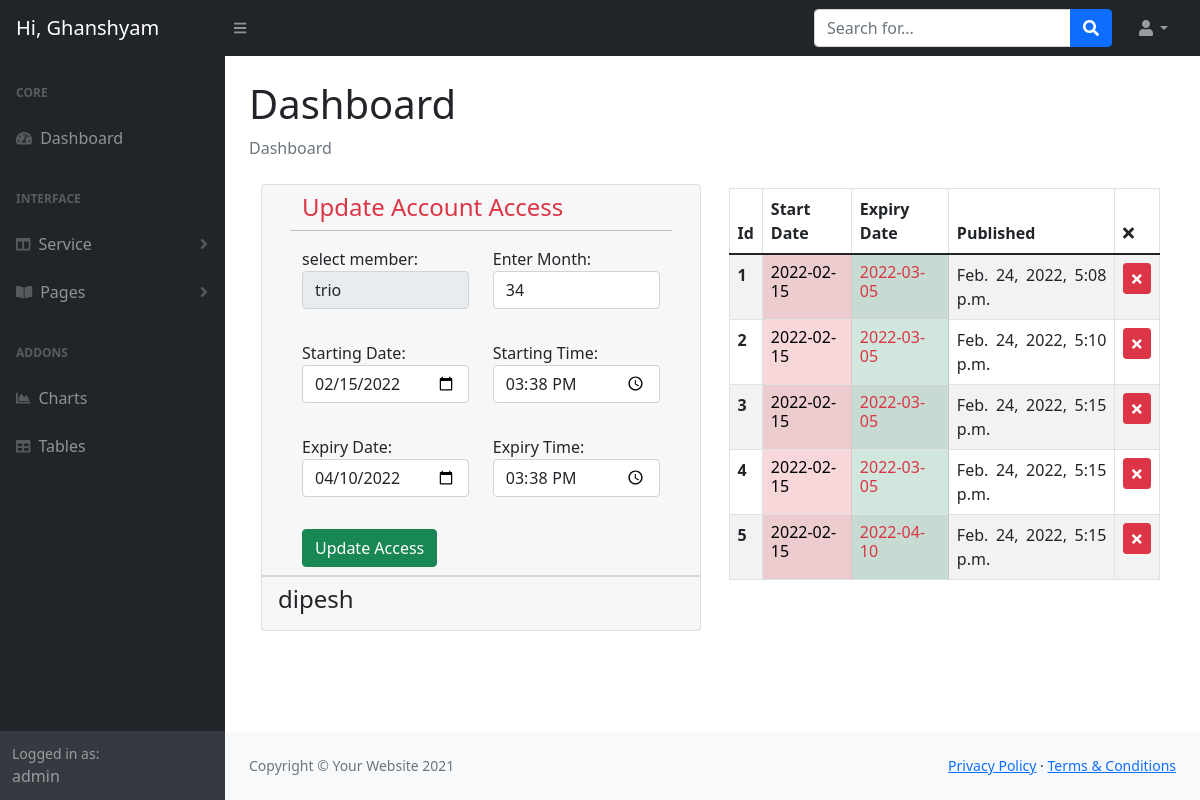
Screenshot of /myadmin/extends-access/7/ (signed in) with the database file from the repository.
### adminapp/models.py (models this page shows)
class Account_access(models.Model):
    user = models.ForeignKey(User, on_delete=models.CASCADE)
    month = models.PositiveIntegerField()
    set_date = models.DateField(max_length=100)
    set_time = models.TimeField()
    ex_date = models.DateField(max_length=100)
    ex_time = models.TimeField()
    fdate = models.DateTimeField(auto_now_add=True)

class Extend_access(models.Model):
    user = models.ForeignKey(User,on_delete=models.CASCADE)
    month = models.PositiveIntegerField(default=0)
    set_date = models.CharField(max_length=100)
    set_time = models.CharField(max_length=100)
    ex_date = models.CharField(max_length=100)
    ex_time = models.CharField(max_length=100)
    fdate = models.DateTimeField(auto_now_add=True)

### adminapp/views.py (the view)
# urls.py: path('extends-access/<int:upacc>/',views.update_access,name='up_access'),
@user_passes_test(lambda u : u.is_superuser, login_url='/')
def update_access(request,upacc):
    if request.method == 'POST':
        dt = Account_access.objects.get(pk=upacc)
        fm = Access_form(request.POST, instance=dt)
        if fm.is_valid():
            fm.save()
            messages.success(request,f'''{dt.user} profile is updated''')
    else:
        try:
            dt = Account_access.objects.get(pk=upacc)
        except ObjectDoesNotExist:
            return HttpResponseNotFound('<h1 style="color:red;">Your Data Is Not Found</h1>')
        fm = Access_form(instance=dt)
    data = Extend_access.objects.filter(user=dt.user)
    context = {'form':fm,'data':data}
    return render(request,'adminapp/update_access.html',context)

### adminapp/templates/adminapp/update_access.html (shortened to what this page needs)
{% extends "adminapp/admin_home.html" %} {% load static %}
{% block start %} {% endblock start %} {% block main %}
<div class="container">
  <div class="row">
    <div class="col-sm-6">
      <div class="card">
        <div class="card-header">
          <form action="" method="POST" novalidate>
            <div class="container">
              <div class="row">
                <h4 class="text-danger">Update Account Access</h4>
                <hr />
                <div class="col-sm-6">
                  <div class="">
                    <fieldset disabled>
                    {{form.user.label_tag}}
                     {{form.user}}
                    </fieldset>
                  </div>
                </div>
                <div class="col-sm-6">
                  <div class="">
                    {{form.month.label_tag}} {{form.month}}
                  </div>
                  <br />
                </div>
                <div class="col-sm-6">
                  <div class="">
                    {{form.set_date.label_tag}} {{form.set_date}}
                  </div>
                </div>
                <div class="col-sm-6">
                  <div class="">
                    {{form.set_time.label_tag}} {{form.set_time}}
                  </div>
                  <br />
                </div>
                <div class="col-sm-6">
                  <div class="">
                    {{form.ex_date.label_tag}} {{form.ex_date}}
                  </div>
                </div>
                <div class="col-sm-6">
                  <div class="">
                    {{form.ex_time.label_tag}} {{form.ex_time}}
                  </div>
                  <br />
                </div>
              </div>
              <button type="submit" class="btn btn-success">Update Access</button>
            </div>
          </form>
        </div>
        <div class="card-footer">
          <h4> dipesh</h4>
        </div>
      </div>
    </div>
    <div class="col-sm-6">
        <div class="scroll">
            <div class="table-responsive">
                <table class="table table-striped table-bordered table-hover">
                    <thead>
                      <tr>
                        <th scope="col">Id</th>
                        <th scope="col">Start Date</th>
                        <th scope="col">Expiry Date</th>
                        <th scope="col">Published</th>
                        <th scope="col"><i class="fas fa-times"></i></th>
                      </tr>
                    </thead>
                    <tbody>
                        {% if data %}
                            {% for dt in data %}
                            <tr>
                              <th scope="row">{{forloop.counter}}</th>
                              <td class="table-danger h6">{{dt.set_date}}</td>
                              <td class="table-success text-danger h6">{{dt.ex_date}}</td>
                              <td>{{dt.fdate}}</td>
                              <td>
                              <form action="{% url 'del_acc' dt.id %}" method="POST" novalidate>
                                <button type="submit" class="btn btn-danger btn-sm"><i class="fas fa-times"></i></button></td>
                            </tr>
                            {% endfor %}
                        {% else %}
                            <h2 class="text-center text-danger">Data Not Found</h2>
                        {% endif %}
                    </tbody>
                  </table>
            </div>
        </div>
    </div>
  </div>
</div>
{% endblock main %}

### adminapp/templates/adminapp/admin_home.html (shortened to what this page needs)
{% load static %}
<!DOCTYPE html>
<html lang="en">
    <head>
        <link href="https://cdn.jsdelivr.net/npm/simple-datatables@latest/dist/style.css" rel="stylesheet" />
        <link href="{% static 'adminapp/css/mystyles.css' %}" rel="stylesheet" />
    </head>
    <body class="sb-nav-fixed">
        <nav class="sb-topnav navbar navbar-expand navbar-dark bg-dark">
            <a class="navbar-brand ps-3" href="index.html">Hi, Ghanshyam</a>
            <button class="btn btn-link btn-sm order-1 order-lg-0 me-4 me-lg-0" id="sidebarToggle" href="#!"><i class="fas fa-bars"></i></button>
            <form class="d-none d-md-inline-block form-inline ms-auto me-0 me-md-3 my-2 my-md-0">
                <div class="input-group">
                    <input class="form-control" type="text" placeholder="Search for..." aria-label="Search for..." aria-describedby="btnNavbarSearch" />
                    <button class="btn btn-primary" id="btnNavbarSearch" type="button"><i class="fas fa-search"></i></button>
                </div>
            </form>
            <ul class="navbar-nav ms-auto ms-md-0 me-3 me-lg-4">
                <li class="nav-item dropdown">
                    <a class="nav-link dropdown-toggle" id="navbarDropdown" href="#" role="button" data-bs-toggle="dropdown" aria-expanded="false"><i class="fas fa-user fa-fw"></i></a>
                </li>
            </ul>
        </nav>
        <div id="layoutSidenav">
            <div id="layoutSidenav_nav">
                <nav class="sb-sidenav accordion sb-sidenav-dark" id="sidenavAccordion">
                    <div class="sb-sidenav-menu">
                        <div class="nav">
                            <div class="sb-sidenav-menu-heading">Core</div>
                            <a class="nav-link" href="{% url 'home' %}">
                                <div class="sb-nav-link-icon"><i class="fas fa-tachometer-alt"></i></div>
                                Dashboard
                            </a>
                            <div class="sb-sidenav-menu-heading">Interface</div>
                            <a class="nav-link collapsed" href="" data-bs-toggle="collapse" data-bs-target="#collapseLayouts" aria-expanded="false" aria-controls="collapseLayouts">
                                <div class="sb-nav-link-icon"><i class="fas fa-columns"></i></div>
                                Service
                                <div class="sb-sidenav-collapse-arrow"><i class="fas fa-angle-down"></i></div>
                            </a>
                            <a class="nav-link collapsed" href="#" data-bs-toggle="collapse" data-bs-target="#collapsePages" aria-expanded="false" aria-controls="collapsePages">
                                <div class="sb-nav-link-icon"><i class="fas fa-book-open"></i></div>
                                Pages
                                <div class="sb-sidenav-collapse-arrow"><i class="fas fa-angle-down"></i></div>
                            </a>
                            <div class="sb-sidenav-menu-heading">Addons</div>
                            <a class="nav-link" href="charts.html">
                                <div class="sb-nav-link-icon"><i class="fas fa-chart-area"></i></div>
                                Charts
                            </a>
                            <a class="nav-link" href="tables.html">
                                <div class="sb-nav-link-icon"><i class="fas fa-table"></i></div>
                                Tables
                            </a>
                        </div>
                    </div>
                    <div class="sb-sidenav-footer">
                        <div class="small">Logged in as:</div>
                        {{request.user}}
                    </div>
                </nav>
            </div>
            <div id="layoutSidenav_content">
                <main>
                    <div class="container-fluid px-4">
                        <h1 class="mt-4">Dashboard</h1>
                        <ol class="breadcrumb mb-4">
                            <li class="breadcrumb-item active">Dashboard</li>
                        </ol>
                        {% block main %}{% endblock main %}
                    </div>
                </main>
                <footer class="py-4 bg-light mt-auto">
                    <div class="container-fluid px-4">
                        <div class="d-flex align-items-center justify-content-between small">
                            <div class="text-muted">Copyright &copy; Your Website 2021</div>
                            <div>
                                <a href="#">Privacy Policy</a>
                                &middot;
                                <a href="#">Terms &amp; Conditions</a>
                            </div>
                        </div>
                    </div>
                </footer>
            </div>
        </div>
    </body>
</html>

### adminapp/templates/adminapp/update_access.html (style rules this page uses)
div.scroll { margin:4px, 4px; padding:4px; background-color: white; height: 450px; overflow-x: hidden; overflow-y: auto; text-align:justify; }

### rows the page displays
Account_access: user "trio", month "34", set_date "02/15/2022", set_time "15:38:00", ex_date "04/10/2022", ex_time "15:38:00"
Extend_access: set_date "2022-02-15", ex_date "2022-03-05", fdate "Feb. 24, 2022, 5:08 p.m."
Extend_access: set_date "2022-02-15", ex_date "2022-03-05", fdate "Feb. 24, 2022, 5:10 p.m."
Extend_access: set_date "2022-02-15", ex_date "2022-03-05", fdate "Feb. 24, 2022, 5:15 p.m."
Extend_access: set_date "2022-02-15", ex_date "2022-03-05", fdate "Feb. 24, 2022, 5:15 p.m."
Extend_access: set_date "2022-02-15", ex_date "2022-04-10", fdate "Feb. 24, 2022, 5:15 p.m."

### other values shown
{{ request.user }} "admin"
